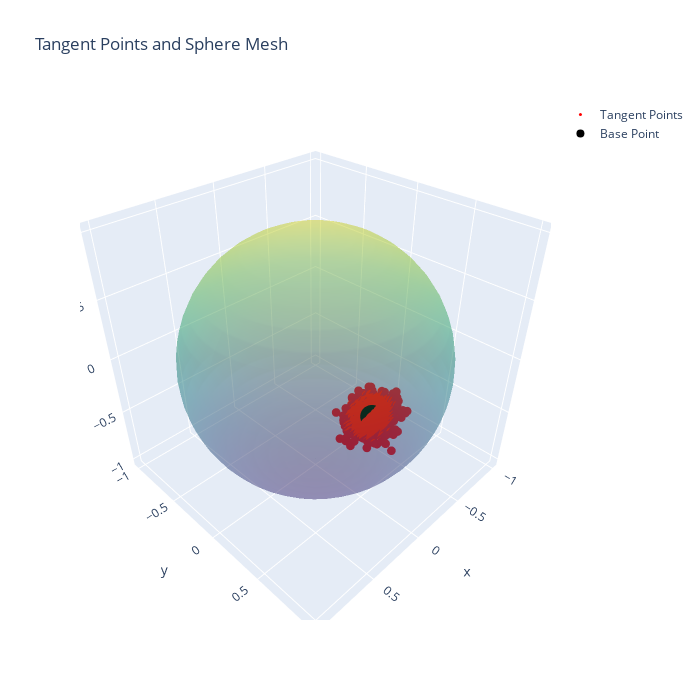
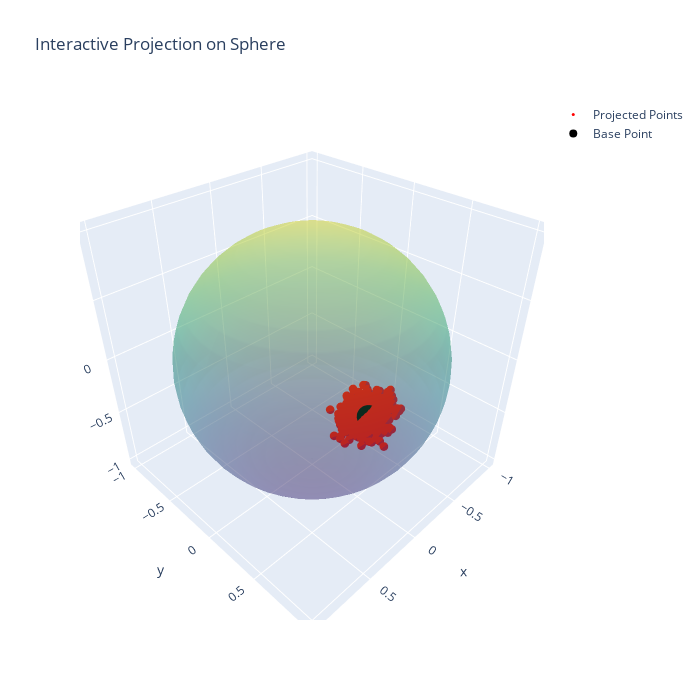
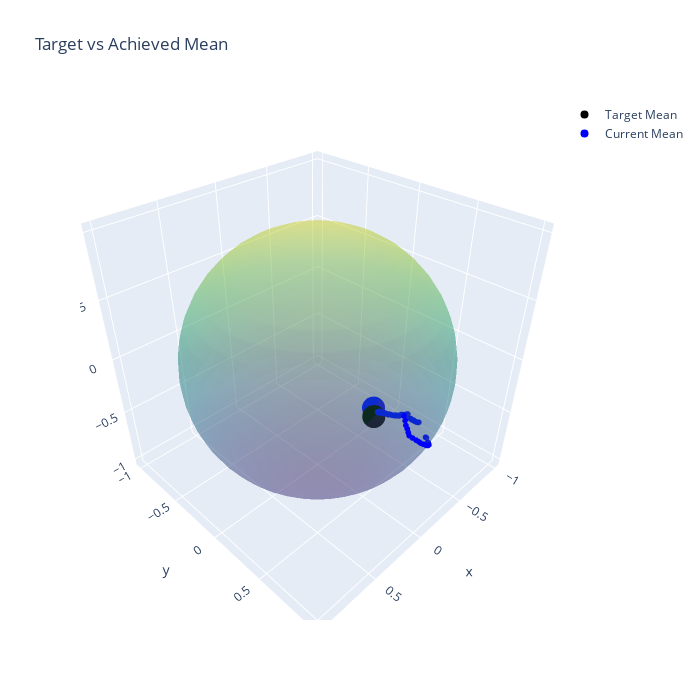
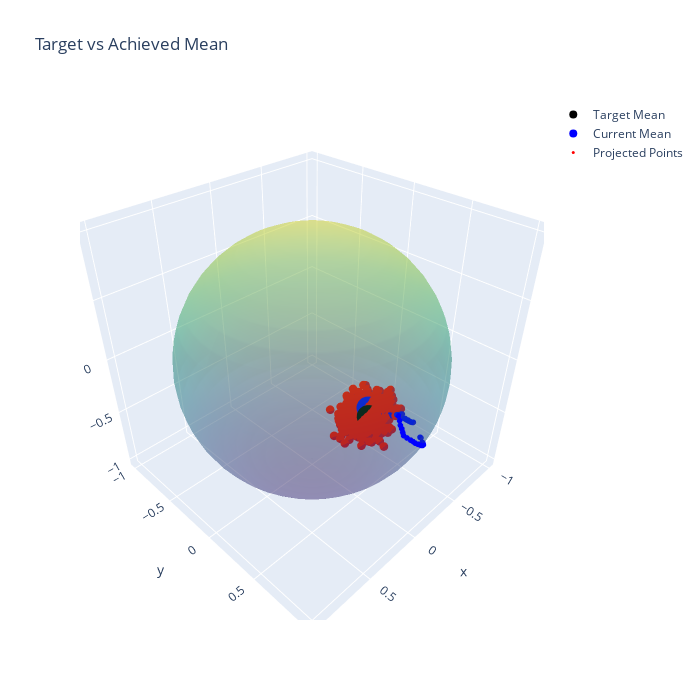

The notebook cell these images were saved under, in order:
### Markdown cell above
# LAND on Sphere manifold with low covariance (=0.01)

### Code cell
sigma = 0.1
dim = 3
sphere = PymanoptSphereManifold(dim)
mean = sphere.random_point()
axis = get_axis(mean, dim)
data = np.random.multivariate_normal(np.zeros(dim - 1), sigma**2 * np.eye(dim - 1), size=1000)
tangent_vectors = data@axis
projected_points = np.array([sphere.exp(mean, t) for t in tangent_vectors])

plot_tangent_points(mean, tangent_vectors)
plot_projected_sphere(mean, projected_points)

print(f'mean: {mean}')
print(f'Sigma: {sigma**2 * np.eye(dim - 1)}')

mus, opt_cov = mle_manifold(projected_points, sphere, 300, 0.02, 0.01)
opt_mu = mus[-1]
print(f'optimal mean: {opt_mu}')
print(f'optimal covariance: {opt_cov}')

plot_mean(mean, np.array(mus))
plot_mean_and_points(mean, np.array(mus), projected_points)

### Figure 1 — Plotly figure (JSON) as saved in the notebook; plotly's stock layout.template omitted (floating-point values rounded to 4 significant figures; data arrays with more than 128 entries replaced by an {"elided": "..."} marker saying what was removed)
{"data": [{"colorscale": [[0, "#440154"], [0.1111, "#482878"], [0.2222, "#3e4989"], [0.3333, "#31688e"], [0.4444, "#26828e"], [0.5556, "#1f9e89"], [0.6667, "#35b779"], [0.7778, "#6ece58"], [0.8889, "#b5de2b"], [1, "#fde725"]], "opacity": 0.3, "showscale": false, "type": "surface", "x": {"elided": "50x25 float values"}, "y": {"elided": "50x25 float values"}, "z": {"elided": "50x25 float values"}}, {"marker": {"color": "red", "size": 3}, "mode": "markers", "name": "Tangent Points", "type": "scatter3d", "x": {"elided": "1000 float values"}, "y": {"elided": "1000 float values"}, "z": {"elided": "1000 float values"}}, {"marker": {"color": "black", "size": 8}, "mode": "markers", "name": "Base Point", "type": "scatter3d", "x": [-0.5656], "y": [0.1054], "z": [-0.8179]}], "layout": {"height": 700, "scene": {"aspectmode": "data"}, "title": {"text": "Tangent Points and Sphere Mesh"}, "width": 700}}

### Figure 2 — Plotly figure (JSON) as saved in the notebook; plotly's stock layout.template omitted (floating-point values rounded to 4 significant figures; data arrays with more than 128 entries replaced by an {"elided": "..."} marker saying what was removed)
{"data": [{"colorscale": [[0, "#440154"], [0.1111, "#482878"], [0.2222, "#3e4989"], [0.3333, "#31688e"], [0.4444, "#26828e"], [0.5556, "#1f9e89"], [0.6667, "#35b779"], [0.7778, "#6ece58"], [0.8889, "#b5de2b"], [1, "#fde725"]], "opacity": 0.3, "showscale": false, "type": "surface", "x": {"elided": "50x25 float values"}, "y": {"elided": "50x25 float values"}, "z": {"elided": "50x25 float values"}}, {"marker": {"color": "red", "size": 3}, "mode": "markers", "name": "Projected Points", "type": "scatter3d", "x": {"elided": "1000 float values"}, "y": {"elided": "1000 float values"}, "z": {"elided": "1000 float values"}}, {"marker": {"color": "black", "size": 8}, "mode": "markers", "name": "Base Point", "type": "scatter3d", "x": [-0.5656], "y": [0.1054], "z": [-0.8179]}], "layout": {"height": 700, "scene": {"aspectmode": "cube"}, "title": {"text": "Interactive Projection on Sphere"}, "width": 700}}

### Figure 3 — Plotly figure (JSON) as saved in the notebook; plotly's stock layout.template omitted (floating-point values rounded to 4 significant figures; data arrays with more than 128 entries replaced by an {"elided": "..."} marker saying what was removed)
{"data": [{"colorscale": [[0, "#440154"], [0.1111, "#482878"], [0.2222, "#3e4989"], [0.3333, "#31688e"], [0.4444, "#26828e"], [0.5556, "#1f9e89"], [0.6667, "#35b779"], [0.7778, "#6ece58"], [0.8889, "#b5de2b"], [1, "#fde725"]], "opacity": 0.3, "showscale": false, "type": "surface", "x": {"elided": "50x25 float values"}, "y": {"elided": "50x25 float values"}, "z": {"elided": "50x25 float values"}}, {"marker": {"color": "black", "size": 8}, "mode": "markers", "name": "Target Mean", "type": "scatter3d", "x": [-0.5656], "y": [0.1054], "z": [-0.8179]}, {"marker": {"color": "blue", "size": 2}, "mode": "markers", "showlegend": false, "type": "scatter3d", "x": {"elided": "301 float values"}, "y": {"elided": "301 float values"}, "z": {"elided": "301 float values"}}, {"marker": {"color": "blue", "size": 8}, "mode": "markers", "name": "Current Mean", "type": "scatter3d", "x": [-0.6183], "y": [0.05439], "z": [-0.7841]}], "layout": {"height": 700, "scene": {"aspectmode": "cube"}, "title": {"text": "Target vs Achieved Mean"}, "width": 700}}

### Figure 4 — Plotly figure (JSON) as saved in the notebook; plotly's stock layout.template omitted (floating-point values rounded to 4 significant figures; data arrays with more than 128 entries replaced by an {"elided": "..."} marker saying what was removed)
{"data": [{"colorscale": [[0, "#440154"], [0.1111, "#482878"], [0.2222, "#3e4989"], [0.3333, "#31688e"], [0.4444, "#26828e"], [0.5556, "#1f9e89"], [0.6667, "#35b779"], [0.7778, "#6ece58"], [0.8889, "#b5de2b"], [1, "#fde725"]], "opacity": 0.3, "showscale": false, "type": "surface", "x": {"elided": "50x25 float values"}, "y": {"elided": "50x25 float values"}, "z": {"elided": "50x25 float values"}}, {"marker": {"color": "black", "size": 8}, "mode": "markers", "name": "Target Mean", "type": "scatter3d", "x": [-0.5656], "y": [0.1054], "z": [-0.8179]}, {"marker": {"color": "blue", "size": 2}, "mode": "markers", "showlegend": false, "type": "scatter3d", "x": {"elided": "301 float values"}, "y": {"elided": "301 float values"}, "z": {"elided": "301 float values"}}, {"marker": {"color": "blue", "size": 8}, "mode": "markers", "name": "Current Mean", "type": "scatter3d", "x": [-0.6183], "y": [0.05439], "z": [-0.7841]}, {"marker": {"color": "red", "size": 3}, "mode": "markers", "name": "Projected Points", "type": "scatter3d", "x": {"elided": "1000 float values"}, "y": {"elided": "1000 float values"}, "z": {"elided": "1000 float values"}}], "layout": {"height": 700, "scene": {"aspectmode": "cube"}, "title": {"text": "Target vs Achieved Mean"}, "width": 700}}
